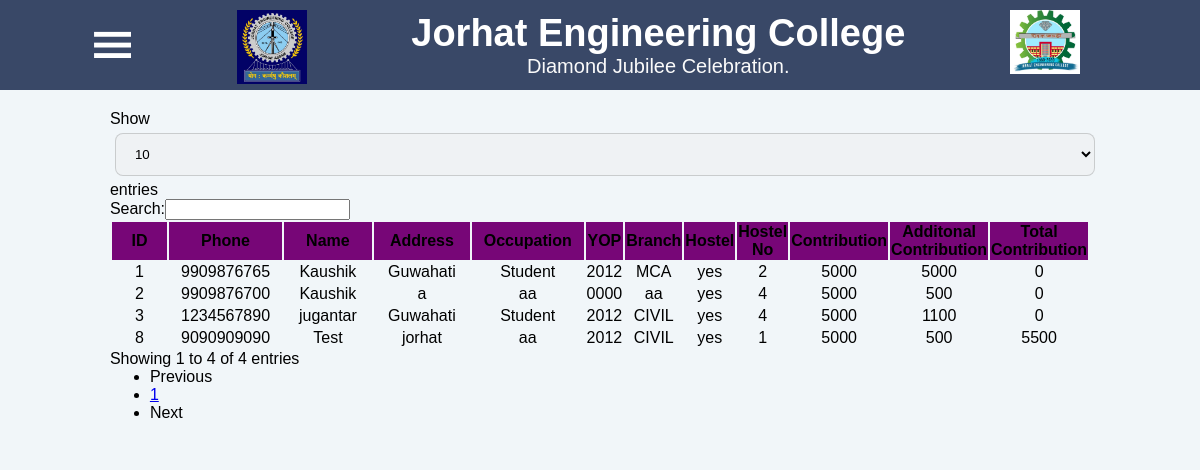
Screenshot of /viewalu.php with the database file from the repository.
### tables this page shows
CREATE TABLE `alumni` (
  `id` int(255) NOT NULL,
  `phone` varchar(255) NOT NULL,
  `name` varchar(255) NOT NULL,
  `address` varchar(255) NOT NULL,
  `occupation` varchar(255) NOT NULL,
  `yop` year(4) NOT NULL,
  `branch` varchar(255) NOT NULL,
  `hostel` enum('yes','no') NOT NULL,
  `hostel_no` int(10) DEFAULT NULL,
  `contribution` int(255) NOT NULL,
  `add_contribution` int(255) DEFAULT NULL,
  `total` int(255) NOT NULL,
  `reg_date` date DEFAULT NULL
);

### viewalu.php (the view, shortened to what this page needs)
<!DOCTYPE html>
<html lang="en">
<head>
    <link rel="stylesheet" href="st.css">
</head>
<body>
    <div class="head">
        <div class="hide" id="nav_button" onclick="nav_button()">
            <h1>|||</h1>
        </div>
        <div class="logo">
            <img src="logo.jpg" alt="logo">
        </div>
        <div class="text">
            <h1>Jorhat Engineering College</h1>
            <p>Diamond Jubilee Celebration.</p>
        </div>
        <div class="logo">
            <img src="logo2.jpg" alt="logo2">
        </div>
    </div>
    <main>
        <div id="myModal" class="modal">
        <table id="datatable" class="my-table-all">
                <thead >
                    <th class="my-text-white" style="text-align:center;width:20%; background-color: #770677;">ID</th>
                    <th class="my-text-white" style="text-align:center;width:20%; background-color: #770677;">Phone</th>
                    <th class="my-text-white" style="text-align:center;width:20%; background-color: #770677;">Name</th>
                    <th class="my-text-white" style="text-align:center;width:20%; background-color: #770677;">Address</th>
                    <th class="my-text-white" style="text-align:center;width:20%; background-color: #770677;">Occupation</th>
                    <th class="my-text-white" style="text-align:center;width:20%; background-color: #770677;">YOP</th>
                    <th class="my-text-white" style="text-align:center;width:20%; background-color: #770677;">Branch</th>
                    <th class="my-text-white" style="text-align:center;width:20%; background-color: #770677;">Hostel</th>
                    <th class="my-text-white" style="text-align:center;width:20%; background-color: #770677;">Hostel No</th>
                    <th class="my-text-white" style="text-align:center;width:20%; background-color: #770677;">Contribution</th>
                    <th class="my-text-white" style="text-align:center;width:20%; background-color: #770677;">Additonal Contribution</th>
                    <th class="my-text-white" style="text-align:center;width:20%; background-color: #770677;">Total Contribution</th>
                </thead>
                <tbody>
                    <?php
                      include "connect.php";
                      $sql="select * from alumni";
                      $result=mysqli_query($con,$sql);
                      while($row=mysqli_fetch_array($result))
                          {
                          echo'<tr class="my-white" style="border-width: 0px;">';
                                echo'<td style="width:20%; text-align:center;">'.$row[0].'</td>';
                                echo'<td style="width:20%; text-align:center;">'.$row[1].'</td>';
                                echo'<td style="width:20%; text-align:center;">'.$row[2].'</td>';
                                echo'<td style="width:20%; text-align:center;">'.$row[3].'</td>';
                                echo'<td style="width:20%; text-align:center;">'.$row[4].'</td>';
                                echo'<td style="width:20%; text-align:center;">'.$row[5].'</td>';
                                echo'<td style="width:20%; text-align:center;">'.$row[6].'</td>';
                                echo'<td style="width:20%; text-align:center;">'.$row[7].'</td>';
                                echo'<td style="width:20%; text-align:center;">'.$row[8].'</td>';
                                echo'<td style="width:20%; text-align:center;">'.$row[9].'</td>';
                                echo'<td style="width:20%; text-align:center;">'.$row[10].'</td>';
                                echo'<td style="width:20%; text-align:center;">'.$row[11].'</td>';
                        echo'</tr>';
                          }
                      ?>
                </tbody>
            </table>
        </div>
    </main>
</body>
</html>

### st.css (style rules this page uses)
* { margin: 0; box-sizing: border-box; font-family:sans-serif; }
body { background-color: #F1F6F9; }
img { width: 70px; margin: 0 20px; }
.hide { display: flex; justify-content: center; align-items: center; transform: rotate(90deg); }
.head { display: flex; justify-content: space-between; height: 90px; padding: 10px 100px; position: fixed; top: 0; z-index: 10; background-color: #394867; width: 100%; }
.head h1 { font-size: 30px; color: rgb(255, 255, 255); padding: 0; cursor: default; }
.head p { font-size: 20px; color: rgb(250, 250, 250); }
.text { display: flex; flex-direction: column; justify-content: center; align-items: center; }
.head h1 { font-size: 38px; font-weight: 600; color: rgb(255, 255, 255); }
main { display: flex; margin-top: 90px; }
.modal { position: relative; overflow: auto; background-color: #F1F6F9; flex: 5; display: flex; justify-content: center; align-items: center; padding: 20px 0; height: 100%; }

### rows the page displays
alumni: id "1", phone "9909876765", name "Kaushik", address "Guwahati", occupation "Student", yop "2012", branch "MCA", hostel "yes", hostel_no "2", contribution "5000", add_contribution "5000", total "0"
alumni: id "2", phone "9909876700", name "Kaushik", address "a", occupation "aa", yop "0000", branch "aa", hostel "yes", hostel_no "4", contribution "5000", add_contribution "500", total "0"
alumni: id "3", phone "1234567890", name "jugantar", address "Guwahati", occupation "Student", yop "2012", branch "CIVIL", hostel "yes", hostel_no "4", contribution "5000", add_contribution "1100", total "0"
alumni: id "8", phone "9090909090", name "Test", address "jorhat", occupation "aa", yop "2012", branch "CIVIL", hostel "yes", hostel_no "1", contribution "5000", add_contribution "500", total "5500"
